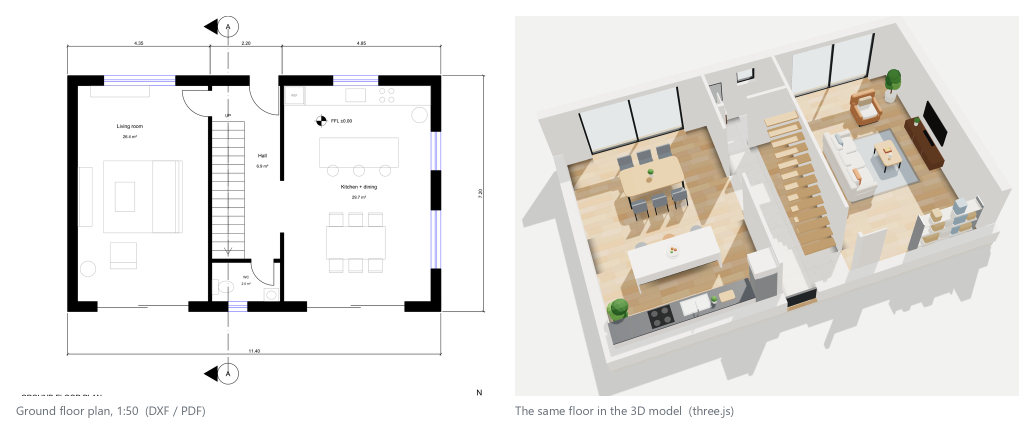
#> input picture docs/figures/plan-to-model.png, 2070 x 854 px, given in place of A-101_ground-floor-plan.png, which was not available (shown at 1/2 size)
$ python make_figures.py
#> lines starting #> are read from the running program, lines starting #| are printed output that depends on the picture
"""Compose the README figures from the example project's build.

    python skills/architectural-concept-design/scripts/concept.py build examples/family-house/design.json --renders
    python tools/make_figures.py
"""
from pathlib import Path

from PIL import Image, ImageChops, ImageDraw, ImageFont

ROOT = Path(__file__).resolve().parents[1]
OUT = ROOT / "examples" / "family-house" / "output"
FIG = ROOT / "docs" / "figures"
RENDERS = OUT / "model" / "renders"
SHEETS = OUT / "drawings" / "png"
MUTED, BG, FLOOR_BG = (101, 109, 118), (255, 255, 255), (242, 242, 240)


def font(size):
    for name in ("segoeui.ttf", "DejaVuSans.ttf"):
        for folder in (Path("C:/Windows/Fonts"), Path("/usr/share/fonts/truetype/dejavu")):
            if (folder / name).exists():
                return ImageFont.truetype(str(folder / name), size)
    return ImageFont.load_default()


def trim(img, bg, margin=20):
    """Crop to the drawn content: everything that differs from the background colour."""
    diff = ImageChops.difference(img.convert("RGB"), Image.new("RGB", img.size, bg)).convert("L")
    box = diff.point(lambda v: 255 if v > 10 else 0).getbbox()
    x0, y0, x1, y1 = box
    return img.crop((max(0, x0 - margin), max(0, y0 - margin), min(img.width, x1 + margin),
                     min(img.height, y1 + margin)))


def fit_h(img, h):
    return img.resize((round(img.width * h / img.height), h), Image.LANCZOS)


def fit_w(img, w):
    return img.resize((w, round(img.height * w / img.width)), Image.LANCZOS)


def row(panels, labels, h, gap=48, pad=32, caption=46):
    panels = [fit_h(p, h) for p in panels]
    w = pad * 2 + sum(p.width for p in panels) + gap * (len(panels) - 1)
    canvas = Image.new("RGB", (w, pad + h + (caption if labels else 0) + pad // 2), BG)
    d, f = ImageDraw.Draw(canvas), font(24)
    x = pad
    for p, label in zip(panels, labels or [None] * len(panels)):
        canvas.paste(p, (x, pad))
        if label:
            d.text((x, pad + h + 12), label, fill=MUTED, font=f)
        x += p.width + gap
    return canvas


def save(img, name, **kw):
    FIG.mkdir(parents=True, exist_ok=True)
    path = FIG / name
    img.save(path, **kw)
    print(f"{path.relative_to(ROOT)}: {img.width} x {img.height}, {path.stat().st_size // 1024} KB")


def sheet(stem):
    return Image.open(SHEETS / f"{stem}.png").convert("RGB")


def main():
    plan = trim(sheet("A-101_ground-floor-plan").crop((120, 130, 2020, 1500)), BG)
#> in sheet, returned value is the input picture: PIL image 2070x854 RGB; mean R, G, B 232.2, 230.1, 226.8
#> in trim, `diff = ImageChops.difference(img.convert("RGB"), Image.new("RGB", img...`:
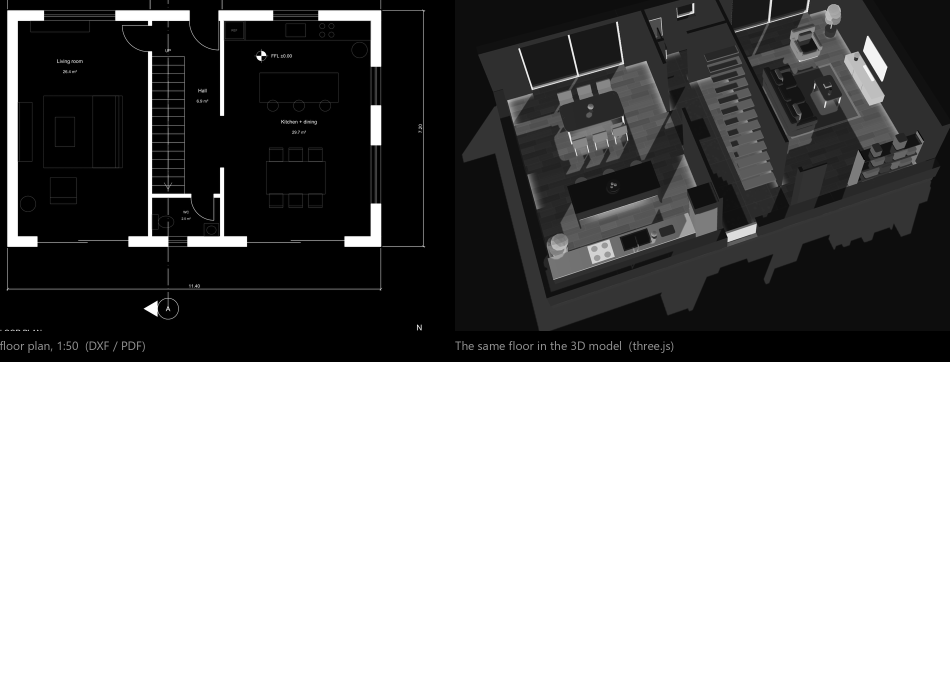
#> diff: PIL image 1900x1370 L (shown at 1/2 size); min 0, max 255, mean 136
#> in trim, `box = diff.point(lambda v: 255 if v > 10 else 0).getbbox()`: box = (0, 0, 1900, 1370)
#> in trim, `x0, y0, x1, y1 = box`: x0 = 0; x1 = 1900; y1 = 1370
#> in trim, `return img.crop((max(0, x0 - margin), max(0, y0 - margin), min(img.wid..`:
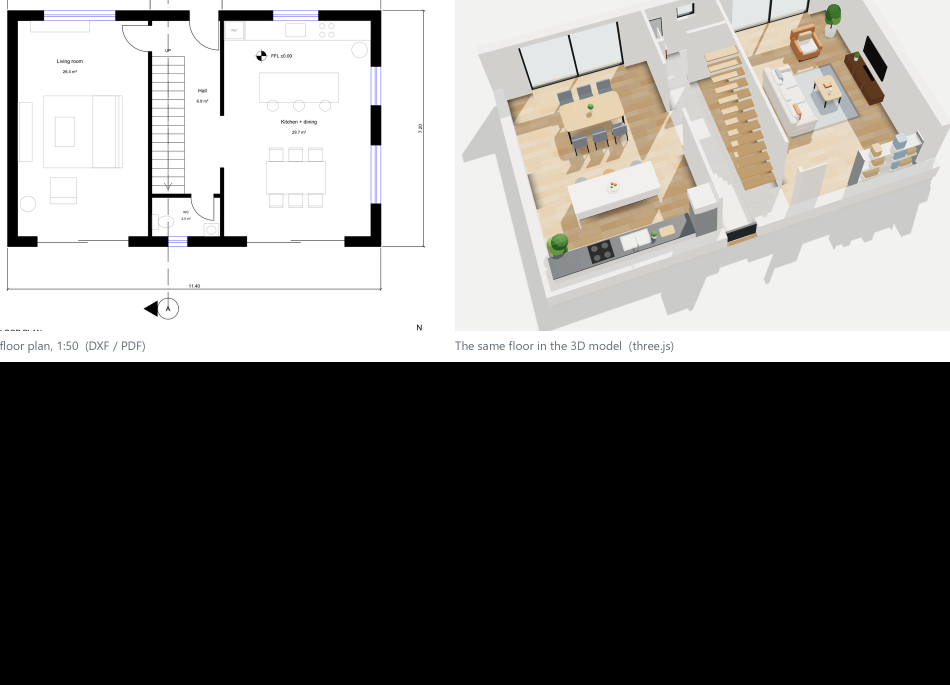
#> returned value: PIL image 1900x1370 RGB (shown at 1/2 size); mean R, G, B 120.2, 118.8, 116.6
    ground = trim(Image.open(RENDERS / "05_ground-floor.png").convert("RGB"), FLOOR_BG)
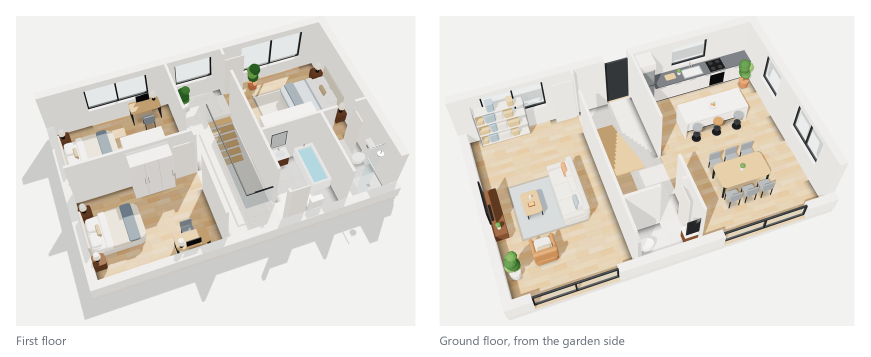
#> input picture docs/figures/levels.png, 1741 x 714 px, given in place of 05_ground-floor.png, which was not available (shown at 1/2 size)
#> call 2 of trim, with bg = (242, 242, 240), margin = 20
#> in trim (call 2), `diff = ImageChops.difference(img.convert("RGB"), Image.new("RGB", img...`:
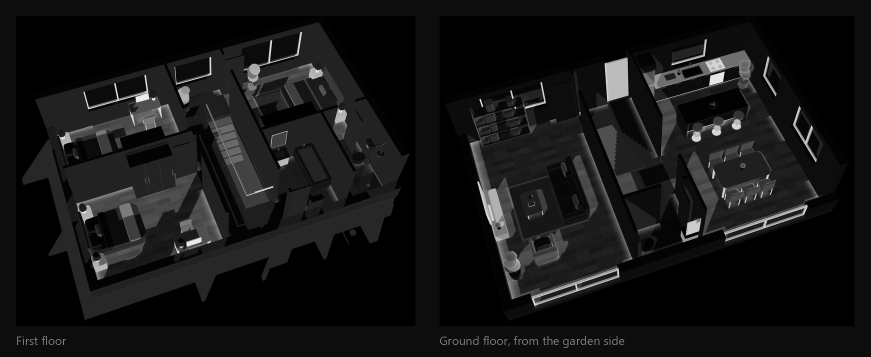
#> diff: PIL image 1741x714 L (shown at 1/2 size); min 0, max 242, mean 20.7
#> in trim (call 2), `box = diff.point(lambda v: 255 if v > 10 else 0).getbbox()`: box = (0, 0, 1741, 714)
#> in trim (call 2), `x0, y0, x1, y1 = box`: x1 = 1741; y1 = 714
#> in trim, returned value is the input picture: PIL image 1741x714 RGB; mean R, G, B 228.9, 225.7, 219.8
    save(row([plan, ground], ["Ground floor plan, 1:50  (DXF / PDF)", "The same floor in the 3D model  (three.js)"],
             760), "plan-to-model.png", optimize=True)
#> in row, `canvas = Image.new("RGB", (w, pad + h + (caption if labels else 0) + p..`: canvas: PIL image 3019x854 RGB; every value is 255
#> after the loop in row, `for p, label in zip(panels, labels or [None] * len(panels)):`:
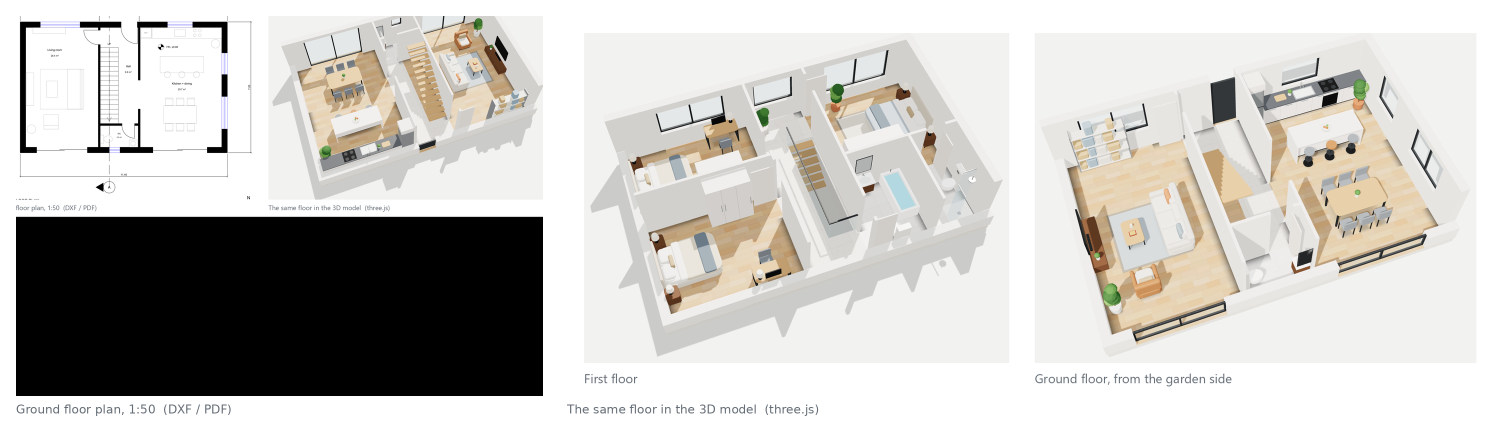
#> canvas: PIL image 3019x854 RGB (shown at 1/2 size); mean R, G, B 198.6, 196.4, 192.5
#> after the loop in row, `for p, label in zip(panels, labels or [None] * len(panels)):`: x = 3035
#| docs/figures/plan-to-model.png: 3019 x 854, 811 KB

    levels = [trim(Image.open(RENDERS / n).convert("RGB"), FLOOR_BG)
              for n in ("03_first-floor.png", "06_ground-floor-rear.png")]
    save(row(levels, ["First floor", "Ground floor, from the garden side"], 620), "levels.png", optimize=True)

    exterior = [Image.open(RENDERS / n).convert("RGB").crop((140, 80, 1780, 1160))
                for n in ("01_building-front.png", "02_building-rear.png")]
    save(row(exterior, ["Street side", "Garden side"], 600), "exterior.jpg", quality=88, optimize=True)

    names = [("A-100_site-plan", "A-100  Site plan"), ("A-101_ground-floor-plan", "A-101  Ground floor plan"),
             ("A-102_first-floor-plan", "A-102  First floor plan"),
             ("A-201_elevations-south-and-north", "A-201  Elevations"), ("A-301_section-a-a", "A-301  Section A-A"),
             ("A-000_cover-and-area-schedule", "A-000  Cover and area schedule")]
    thumbs = [fit_w(sheet(n), 700) for n, _ in names]
    tw, th, gap, pad, cap = thumbs[0].width, thumbs[0].height, 36, 32, 44
    grid = Image.new("RGB", (pad * 2 + tw * 3 + gap * 2, pad * 2 + (th + cap) * 2 + gap), BG)
    d, f = ImageDraw.Draw(grid), font(24)
    for i, (img, (_, label)) in enumerate(zip(thumbs, names)):
        x, y = pad + (i % 3) * (tw + gap), pad + (i // 3) * (th + cap + gap)
        grid.paste(img, (x, y))
        d.rectangle([x, y, x + tw - 1, y + th - 1], outline=(208, 215, 222), width=2)
        d.text((x, y + th + 10), label, fill=MUTED, font=f)
    save(grid, "drawing-set.png", optimize=True)


if __name__ == "__main__":
#> (the run stopped early here; a loop or call above may not have finished)
